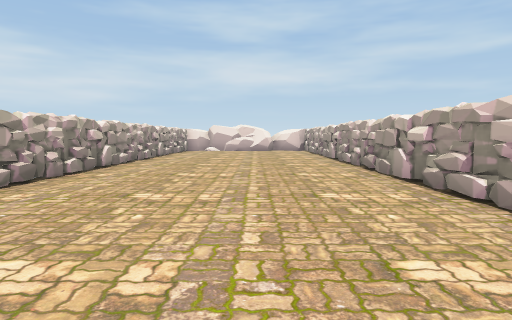
view 1 (above)

15 first-person views from a walk through a scene from a Unity 3-D project. The camera is 0.67 m above the floor, tilts 4° down and sees 75° across. The floor is counted in squares, 1 m on a side. Each view is taken from the middle of a square. On the plan, view 1 faces up. The plan holds only what a view shows up to about 10 squares ahead; the rest is blank. The player character is not drawn. Some animated figures are left out.

view 2
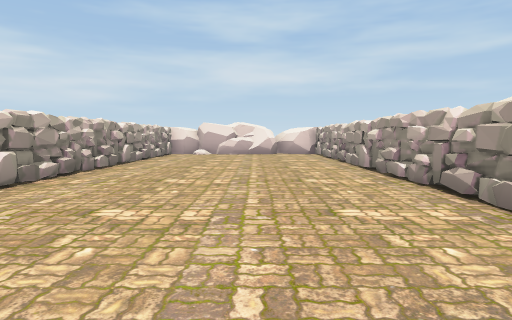

view 3
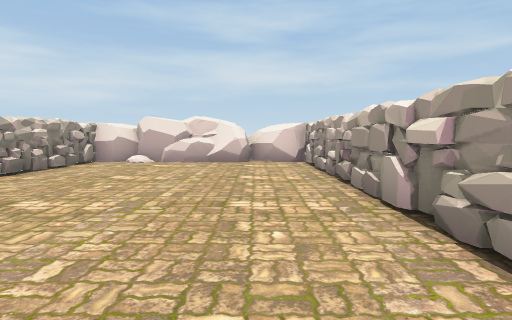

view 4
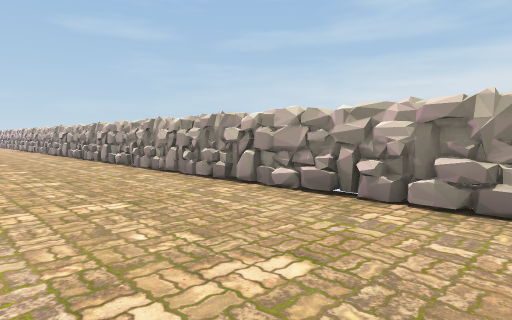

view 5
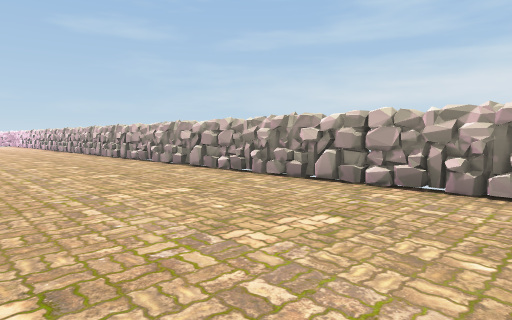

view 6
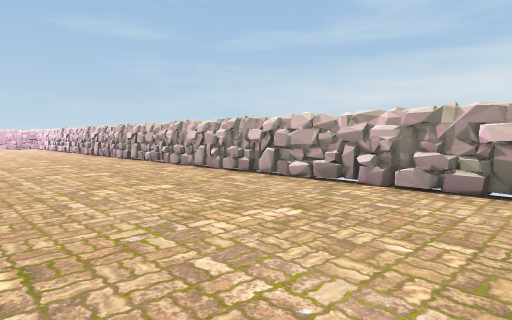

view 7
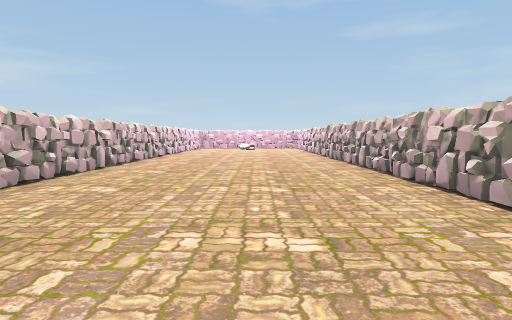

view 8
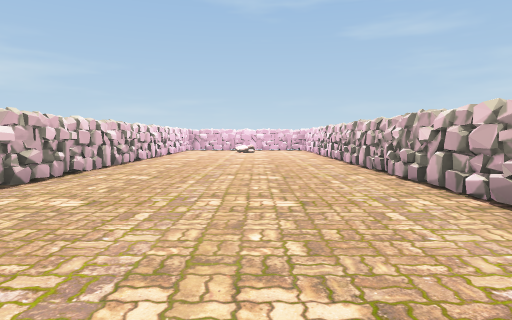

view 9
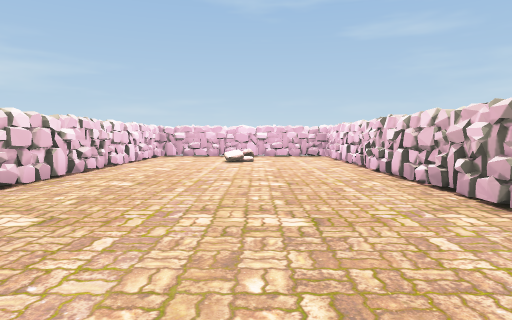

view 10
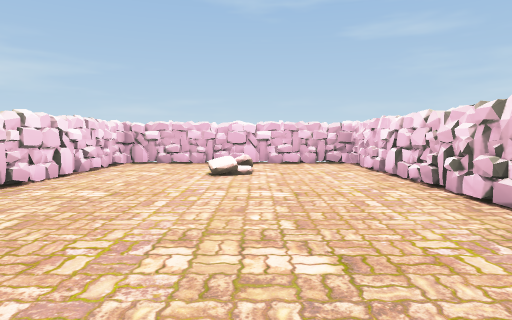

view 11
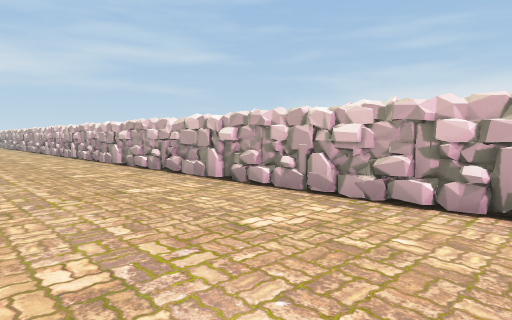

view 12
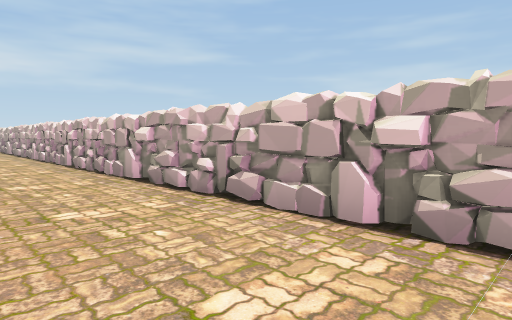

view 13
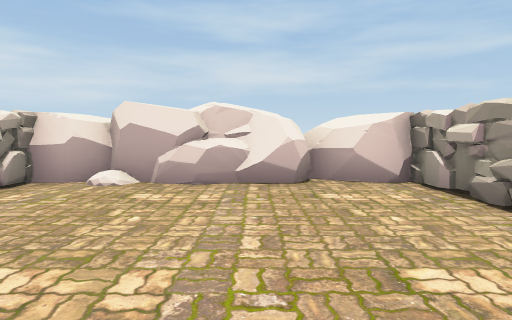

view 14
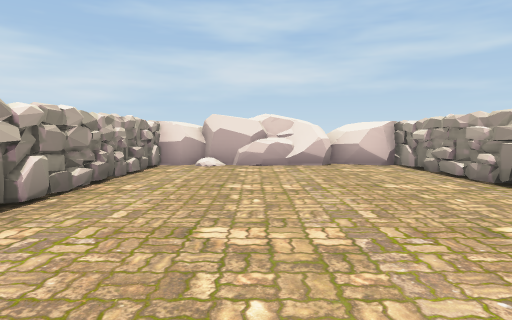

view 15
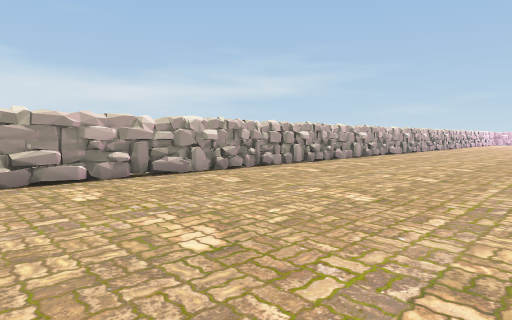

### Floor plan
Key: @ floor where view 1 was taken; # wall or solid block; . floor; O other object.
Columns run from 4 left of view 1 to 3 right of it. Each row starts with its distance up from view 1.
 17  OOOOOO
 16  OOOOOO
 15  #.....#
 14  #.....#
 13 ##.....#
 12 #......#
 11 ##.....#
 10  #.....#
  9  #.....#
  8 ##.....#
  7 #......#
  6 #......#
  5 #......#
  4 #......#
  3 #......#
  2 #.....##
  1 #.....#
  0 #...@.##
 -1 #......#
 -2 #.....##
 -3 #.....##
 -4 #......#
 -5 #......#
 -6 #.....##
 -7 #.....##
 -8 #......#
 -9 #.....##
-10 #.....#
-11 #.....#
-12 #.....#
-13 #.....#
-14 #.....#
-15 #.....#
-16 #.....#
-17 #.....#
-18 #.....##
-19 #......#
-20 #.....##
-21 #.....#
-22 #.....#
-23 #.....#
-24 #..OO.#
-25 #.....#
-26 #....##
-27 #######

Positions as (right, up) in squares from view 1, and headings:
1: (0, 0), facing up
2: (0, 3), facing up
3: (1, 7), facing up
4: (0, 7), facing down-left
5: (1, 1), facing down-left
6: (1, -5), facing down-left
7: (-1, -7), facing down
8: (-1, -10), facing down
9: (-1, -15), facing down
10: (-1, -18), facing down
11: (-1, -13), facing up-right
12: (0, -10), facing up-right
13: (0, 11), facing up
14: (-1, 8), facing up
15: (-3, 5), facing down-right
